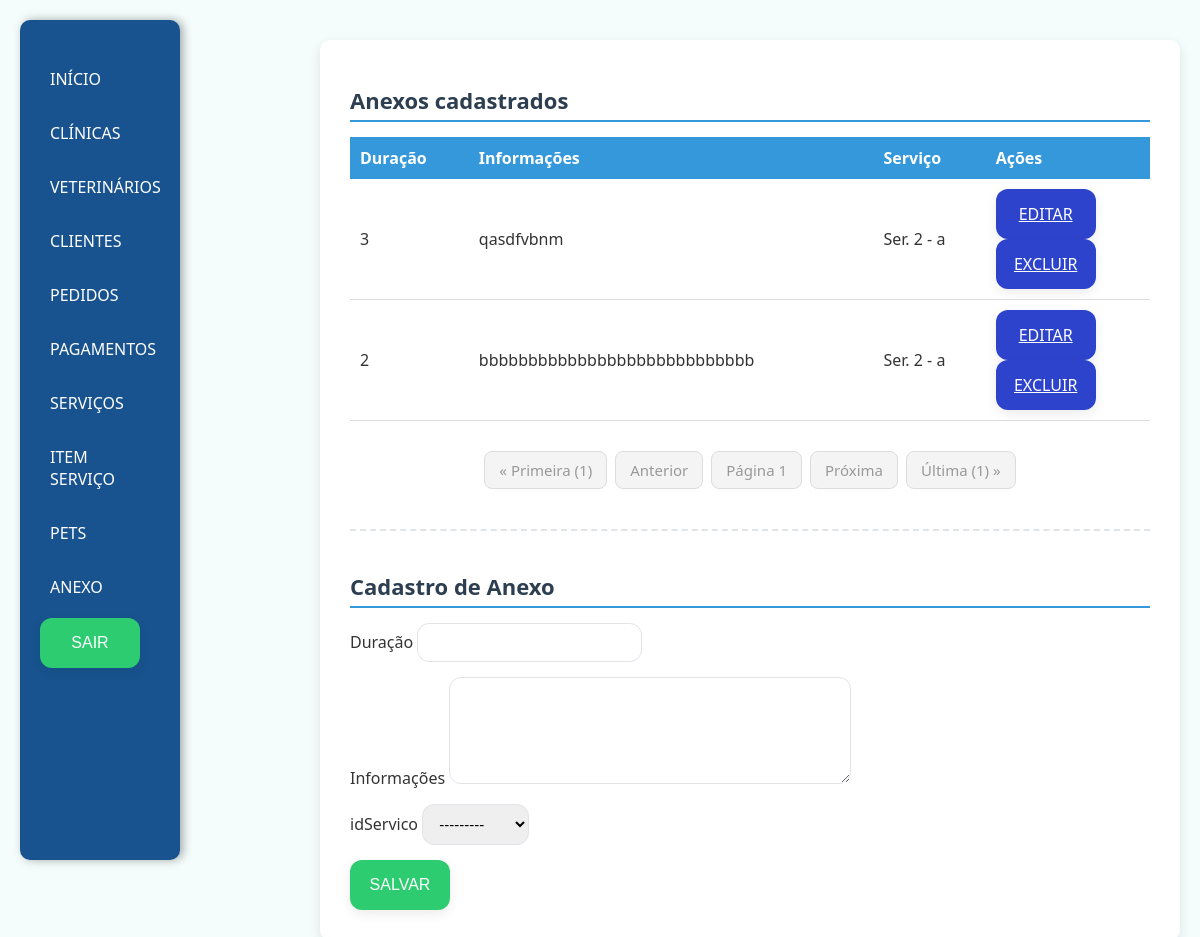
Screenshot of /anexo/ (signed in) with the database file from the repository.
### app/models.py (models this page shows, shortened)
class Anexos(models.Model):
    duracao = models.CharField(max_length=50)
    informacoes = models.TextField()
    idServico = models.ForeignKey(Servico, on_delete=models.SET_NULL, null=True)

class Servico(models.Model):
    tipo = models.CharField(max_length=100)
    descricao = models.TextField()
    valor = models.DecimalField(max_digits=10, decimal_places=2)
    def __str__(self):
        return f'Ser. {self.id} - {self.tipo}'

### app/views.py (the view)
# urls.py: path('anexo/', views.anexo, name='anexo'),
@login_required
def anexo(request):
    anexos = Anexos.objects.all().order_by('-id')
    pc = request.GET.get('pc', 1)
    listaAnexos = Paginator(anexos, 3).get_page(pc)
    formulario = CadastroAnexos_MF(request.POST or None)
    if request.method == 'POST' and formulario.is_valid():
        formulario.save()
        return redirect('anexo')
    return render(request, 'anexo/anexo.html', {
        "anexos": listaAnexos,
        "formulario": formulario,
    })

### app/forms.py
class CadastroAnexos_MF(forms.ModelForm):
    class Meta:
        model = Anexos
        fields = '__all__'
        widgets = {
            "duracao": forms.TextInput(attrs={"class": "formulario"}),
            "informacoes": forms.Textarea(attrs={"class": "formulario", 'rows': '5'}),
            "idServico": forms.Select(attrs={"class": "formulario"}),
        }

### app/templates/anexo/anexo.html (shortened to what this page needs)
{% extends 'base.html' %}
{% load static %}
{% block estiloCss %}
<link rel="stylesheet" href="{% static 'css/padrao.css' %}">
{% endblock %}
{% block conteudo %}
<div>
    <h1>Anexos cadastrados</h1>
    <table>
        <thead>
            <tr>
                <th>Duração</th>
                <th>Informações</th>
                <th>Serviço</th>
                <th>Ações</th>
            </tr>
        </thead>
        <tbody>
            {% for anexo in anexos %}
            <tr>
                <td>{{ anexo.duracao }}</td>
                <td>{{ anexo.informacoes }}</td>
                <td>{{ anexo.idServico }}</td>
                <td>
                    <a class="btnA" href="{% url 'editarAnexo' anexo.id%}">EDITAR</a>
                    <a class="btnA" href="{% url 'excluirAnexo' anexo.id%}">EXCLUIR</a>
                </td>
            </tr>
            {% empty %}
            <tr>
                <td colspan="4">Nenhum anexo cadastrado no sistema</td>
            </tr>
            {% endfor %}
        </tbody>
    </table>
    <nav aria-label="Page navigation">
        <ul class="pagination justify-content-center">
            {% if anexos.number == 1 %}
                <li class="page-item disabled">
                    <a class="page-link" href="#">&laquo; Primeira ({{ anexos.number }})</a>
                </li>
                <li class="page-item disabled">
                    <a class="page-link" href="#">Anterior</a>
                </li>
            {% endif %}
            <li class="page-item disabled">
                <a class="page-link" href="#">Página {{ anexos.number }}</a>
            </li>
            {% if anexos.paginator.num_pages == anexos.number %}
                <li class="page-item disabled">
                    <a class="page-link" href="#">Próxima</a>
                </li>
                <li class="page-item disabled">
                    <a class="page-link" href="#">Última ({{ anexos.paginator.num_pages }}) &raquo;</a>
                </li>
            {% endif %}
        </ul>
    </nav>
    <hr>
    <h1>Cadastro de Anexo</h1>
    <form method="POST">
        <div class="form-grupo">
            <label>Duração</label>
            {{ formulario.duracao }}
        </div>
        <div class="form-grupo">
            <label>Informações</label>
            {{ formulario.informacoes }}
        </div>
        <div class="form-grupo">
            <label>idServico</label>
            {{ formulario.idServico }}
        </div>
        <button type="submit">SALVAR</button>
    </form>
</div>
{% endblock %}

### app/static/css/base.css (style rules this page uses)
body { font-family: 'Segoe UI', sans-serif; background-color: #f4fdfc; margin: 0; padding: 20px; color: #333; display: flex; justify-content: space-between; }
form button { background-color: #2ecc71; color: #fff; border: none; padding: 12px 0; font-size: 16px; font-weight: 500; border-radius: 12px; cursor: pointer; transition: all 0.3s ease; box-shadow: 0 4px 12px rgba(0, 0, 0, 0.08); height: 50px; width: 100px; display: flex; align-items: center; justify-content: center; }

### app/static/css/padrao.css (style rules this page uses)
h1 { font-size: 22px; color: #2c3e50; margin-bottom: 15px; border-bottom: 2px solid #3498db; padding-bottom: 5px; }
table { width: 100%; border-collapse: collapse; margin-bottom: 30px; }
thead tr { background-color: #3498db; color: white; }
thead tr th { padding: 10px; text-align: left; }
tbody td { padding: 10px; border-bottom: 1px solid #ddd; }
form { display: flex; flex-direction: column; gap: 15px; }
form button { background-color: #2ecc71; color: #fff; border: none; padding: 12px 0; font-size: 16px; font-weight: 500; border-radius: 12px; cursor: pointer; transition: all 0.3s ease; box-shadow: 0 4px 12px rgba(0, 0, 0, 0.08); height: 50px; width: 100px; display: flex; align-items: center; justify-content: center; }
hr { margin: 40px 0; border: none; border-top: 1px solid #ccc; }
.btnA { background-color: #2e43cc; color: #fff; border: none; font-size: 16px; font-weight: 500; border-radius: 12px; cursor: pointer; transition: all 0.3s ease; box-shadow: 0 4px 12px rgba(0, 0, 0, 0.08); height: 50px; width: 100px; display: flex; align-items: center; justify-content: center; }
form label { font-weight: 500; margin-bottom: 5px; }
form input, form select, form textarea { padding: 10px 12px; border: 1px solid #e0e4e8; border-radius: 12px; font-size: 15px; outline: none; transition: all 0.3s ease; }
hr { border: none; border-top: 2px dashed #e0e4e8; margin: 40px 0; }
.pagination { display: flex; justify-content: center; align-items: center; list-style: none; padding-left: 0; margin: 30px 0; gap: 8px; flex-wrap: wrap; font-family: 'Segoe UI', sans-serif; }
.page-item { display: inline-block; }
.page-link { display: block; color: #2e43cc; background-color: #ffffff; border: 1px solid #d1d1d1; border-radius: 8px; padding: 8px 14px; font-size: 15px; font-weight: 500; text-decoration: none; transition: all 0.3s ease; box-shadow: 0 2px 6px rgba(0, 0, 0, 0.05); }
.page-item.disabled .page-link { color: #999; background-color: #f4f4f4; border-color: #ddd; cursor: not-allowed; box-shadow: none; }

### rows the page displays
Anexos: duracao "3", informacoes "qasdfvbnm", idServico "Ser. 2 - a"
Anexos: duracao "2", informacoes "bbbbbbbbbbbbbbbbbbbbbbbbbbbb", idServico "Ser. 2 - a"

### other values shown
{{ anexos.number }} "1"
{{ anexos.paginator.num_pages }} "1"
